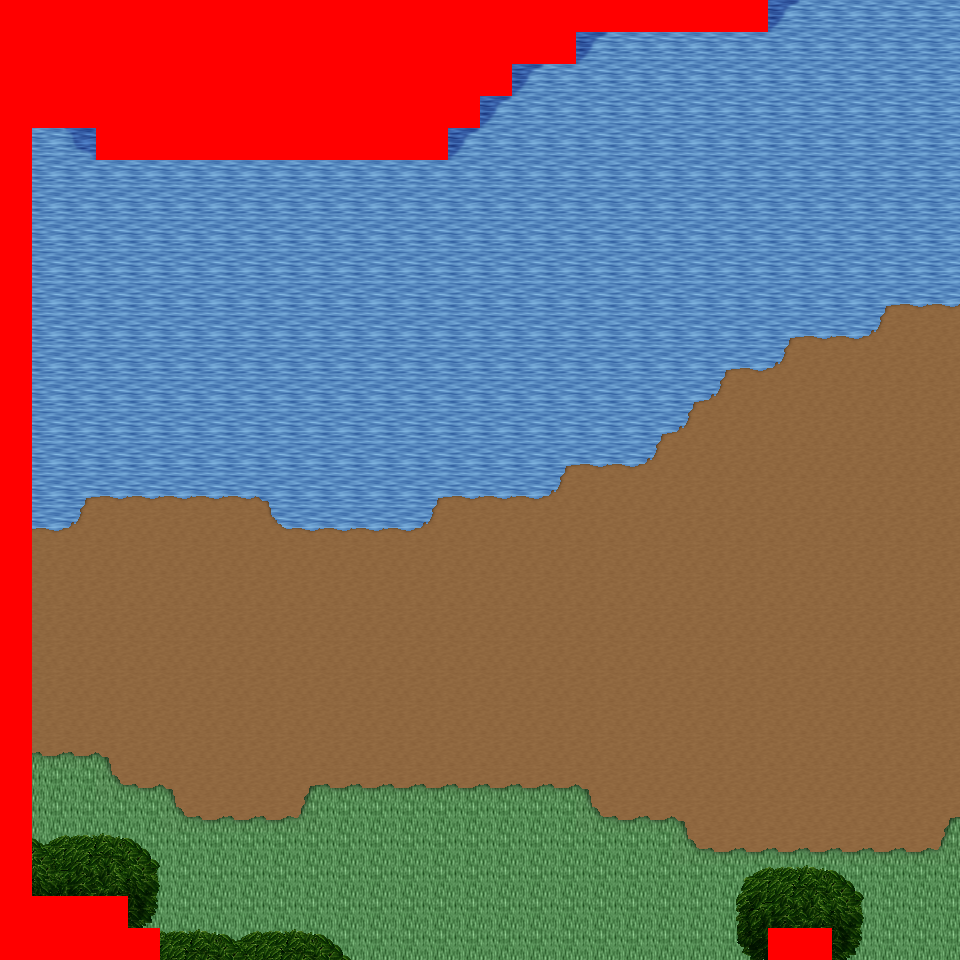

A level layout from a 2D game, rendered from its tile map. Below: a short description, then the map file with tile-grid data replaced by summaries:
An orthogonal 30x30 tile map with 32x32 px tiles, 6 tile layers (Ground, Object, Object2, Above, ...), 10 tilesets and 4 objects (4x mapExit).

<map version="1.0" orientation="orthogonal" renderorder="right-down" width="30" height="30" tilewidth="32" tileheight="32" nextobjectid="5">
  <tileset firstgid="1" name="tileset_logic_collision" tilewidth="32" tileheight="32" tilecount="1" columns="1">
    <image source="../drawable/tileset_logic_collision.png" width="32" height="32" />
  </tileset>
  <tileset firstgid="2" name="tileset_ground_ground" tilewidth="32" tileheight="32" tilecount="33" columns="3">
    <image source="../drawable/tileset_ground_ground.png" width="96" height="352" />
  </tileset>
  <tileset firstgid="35" name="tileset_ground_earth_edges" tilewidth="32" tileheight="32" tilecount="18" columns="6">
    <image source="../drawable/tileset_ground_earth_edges.png" width="192" height="96" />
  </tileset>
  <tileset firstgid="53" name="tileset_ground_grass_corners" tilewidth="32" tileheight="32" tilecount="24" columns="6">
    <image source="../drawable/tileset_ground_grass_corners.png" width="192" height="128" />
  </tileset>
  <tileset firstgid="77" name="tileset_ground_grass_edges" tilewidth="32" tileheight="32" tilecount="36" columns="12">
    <image source="../drawable/tileset_ground_grass_edges.png" width="384" height="96" />
  </tileset>
  <tileset firstgid="113" name="tileset_ground_water_pool" tilewidth="32" tileheight="32" tilecount="72" columns="3">
    <image source="../drawable/tileset_ground_water_pool.png" width="96" height="768" />
  </tileset>
  <tileset firstgid="185" name="tileset_ground_ridge_earth_pale" tilewidth="32" tileheight="32" tilecount="96" columns="12">
    <image source="../drawable/tileset_ground_ridge_earth_pale.png" width="384" height="256" />
  </tileset>
  <tileset firstgid="281" name="tileset_ground_ridge_earth_dark" tilewidth="32" tileheight="32" tilecount="96" columns="12">
    <image source="../drawable/tileset_ground_ridge_earth_dark.png" width="384" height="256" />
  </tileset>
  <tileset firstgid="377" name="tileset_plant_stump_stump_vertical" tilewidth="32" tileheight="32" tilecount="1" columns="1">
    <image source="../drawable/tileset_plant_stump_stump_vertical.png" width="32" height="32" />
  </tileset>
  <tileset firstgid="378" name="tileset_plant_tree_tree_darkgreen" tilewidth="32" tileheight="32" tilecount="88" columns="8">
    <image source="../drawable/tileset_plant_tree_tree_darkgreen.png" width="256" height="352" />
  </tileset>
  <layer name="Ground" width="30" height="30">
    <data>[900 cells, 900 non-empty, 7 distinct tile ids]</data>
  </layer>
  <layer name="Object" width="30" height="30">
    <data>[900 cells, 78 non-empty, 12 distinct tile ids]</data>
  </layer>
  <layer name="Object2" width="30" height="30">
    <data>[900 cells, 25 non-empty, 1 distinct tile ids]</data>
  </layer>
  <layer name="Above" width="30" height="30">
    <data>[900 cells, 38 non-empty, 22 distinct tile ids]</data>
  </layer>
  <layer name="Above2" width="30" height="30">
    <data>[900 cells, 0 non-empty, 0 distinct tile ids]</data>
  </layer>
  <layer name="Walkable" width="30" height="30">
    <data>[900 cells, 119 non-empty, 1 distinct tile ids]</data>
  </layer>
  <objectgroup name="MapEvents">
    <object id="1" name="north" type="mapExit" x="768" y="0" width="192" height="32">
      <properties>
        <property name="map" value="level_0_x0_y76" />
        <property name="x" value="24" />
        <property name="y" value="28" />
      </properties>
    </object>
    <object id="2" name="south" type="mapExit" x="160" y="928" width="608" height="32">
      <properties>
        <property name="map" value="level_0_x0_y78" />
        <property name="x" value="5" />
        <property name="y" value="1" />
      </properties>
    </object>
    <object id="3" name="south2" type="mapExit" x="832" y="928" width="128" height="32">
      <properties>
        <property name="map" value="level_0_x0_y78" />
        <property name="x" value="26" />
        <property name="y" value="1" />
      </properties>
    </object>
    <object id="4" name="east" type="mapExit" x="928" y="0" width="32" height="960">
      <properties>
        <property name="map" value="level_0_x1_y77" />
        <property name="x" value="1" />
        <property name="y" value="0" />
      </properties>
    </object>
  </objectgroup>
</map>
